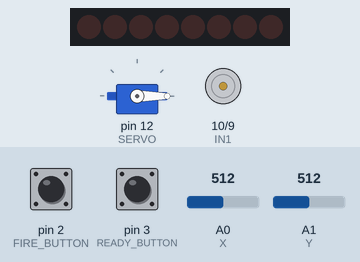
Recording of a sketch running on a simulated Arduino Uno, built with avr-gcc and run on an emulated ATmega328P. Shown: 8 shift-register outputs drawn as a row of LEDs (first output left, lit = HIGH), servo, motor-driver pin pairs drawn as motors (green arrow = first pin HIGH = forward, orange = second pin HIGH = backward, longer = more drive). Wiring (inferred from the names in the program): shift register (74HC595): data pin 8; shift clock pin 6; latch pin 7. Wiring (inferred from the signals the program sends): row of LEDs: on Q0, Q1, Q2, Q3, Q4, Q5, Q6, Q7. Inputs (shaded band) come from the test bench; at power-on: pin 3 (READY_BUTTON) HIGH, A1 (Y) = 512, A0 (X) = 512, pin 2 (FIRE_BUTTON) HIGH.

Above: at 1.2 s.
1.3 s: pin 3 (READY_BUTTON) pulled LOW for 0.15 s
At 1.9 s:
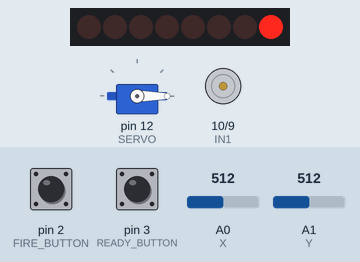
2.9 s: A1 (Y) set to 313
4.4 s: A1 (Y) set to 287
At 5.36 s:
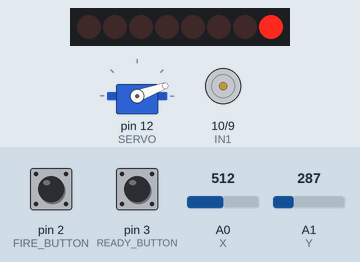
7.0 s: A0 (X) set to 688
9.0 s: A0 (X) set to 716
At 10.5 s:
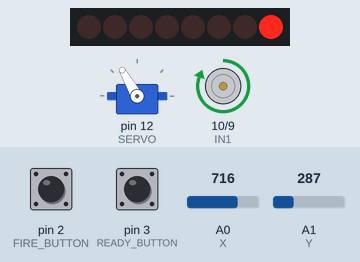
10.6 s: A1 (Y) set to 683
12.1 s: A1 (Y) set to 711
At 12.66 s:
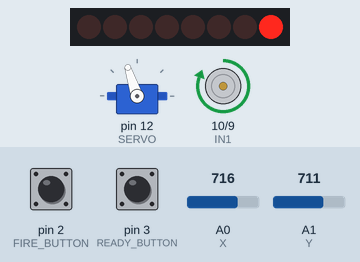
Timing chart, 0 to 17.6 s (numbered marks = the images above; inputs shaded):
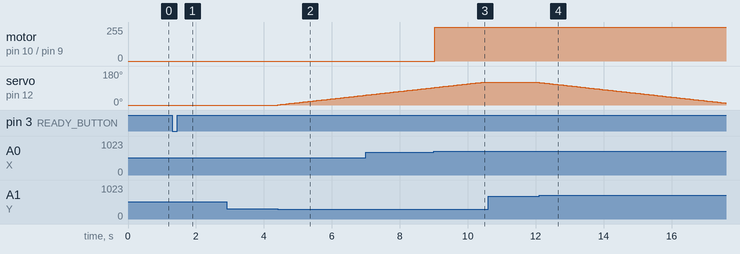

Measured:
- the behaviour switches between 300 and 299 on A1 (Y) (found by bisection; images 1 and 2)
- the behaviour switches between 700 and 701 on A0 (X) (found by bisection; images 2 and 3)
- the behaviour switches between 700 and 701 on A1 (Y) (found by bisection; images 3 and 4)
- after the input at 2.9 s, every drawn part: stays the same
- after the input at 4.4 s, servo on pin 12 (SERVO): moves from 0° to 52° over 2.6 s, starting at once
- after the input at 9.0 s, motor on pin 10 (IN1) / pin 9 (IN2): stopped → forward 255/255 at once
- after the input at 10.6 s, every drawn part: stays the same
- after the input at 12.1 s, servo on pin 12 (SERVO): moves from 120° to 10° over 5.5 s, starting at once

The sketch:

Project_Code.ino
```cpp
/**
 * @author Mohamed Sherif
 */

// Shift-Registers
#define DATA_PIN 8
#define SH_CP_PIN 6
#define ST_CP_PIN 7
byte arr[] = {
  0b00000000,
  0b00000001,
  0b00000011,
  0b00000111,
  0b00001111,
  0b00011111,
  0b00111111,
  0b01111111,
  0b11111111
  };
char readyCtr = 0;
char fireCtr = 0;

// Buttons
#define READY_BUTTON 3
#define FIRE_BUTTON 2

// Joystick
#define X A0
#define Y A1

// DC-Motor
#define IN1 10
#define IN2 9
#define ENA 6

// Servo-Motor
#include <Servo.h>
#define SERVO 12
#define UPPER_LIMIT 120
#define LOWER_LIMIT 0
Servo myServo;
char pos = 0;

/**
 * Configurations Function.
 * Operates only one time in the beginning of executing the code.
 */
void setup() {
  // Shift-Registers Configurations
  pinMode(DATA_PIN, OUTPUT);
  pinMode(SH_CP_PIN, OUTPUT);
  pinMode(ST_CP_PIN, OUTPUT);

  // Initially LEDs are OFF
  digitalWrite(ST_CP_PIN, LOW);
  shiftOut(DATA_PIN, SH_CP_PIN, LSBFIRST, 0);
  digitalWrite(ST_CP_PIN, HIGH);

  // Buttons Configurations
  pinMode(READY_BUTTON, INPUT_PULLUP);
  pinMode(FIRE_BUTTON, INPUT_PULLUP);

  // Enabling Interrupt
  attachInterrupt(digitalPinToInterrupt(READY_BUTTON), readyISR, FALLING);
  attachInterrupt(digitalPinToInterrupt(FIRE_BUTTON), fireISR, FALLING);

  // DC-Motor Configurations
  pinMode(IN1, OUTPUT);
  pinMode(IN2, OUTPUT);
  pinMode(ENA, OUTPUT);

  // Servo-Motor Configurations
  myServo.attach(SERVO);
  myServo.write(0);
}

/**
 * Main behavior of the Application.
 * Continously Repeated until the power off.
 */
void loop() {
  // Recieving the values from Joystick
  // Reading joystick X-Axis value
  double x = analogRead(X);
  // Reading joystick Y-Axis value
  double y = analogRead(Y);

  // DC-Motor Behavior
  if(x < 300){
    rotateLeft(x);
  }
  else if(x > 700){
    rotateRight(x);
  }
  else{
    stopMotor();
  }

  // Servo-Motor Behavior
  if(y > 700 && pos > LOWER_LIMIT){
    angleDown();
  }
  else if(y < 300 && pos < UPPER_LIMIT){
    angleUp();
  }
}

// ISR

/**
 * Interrupt Service Routine for Ready LEDs in the Control Tower
 * Indicates that the rockets are ready to be fired if the yellow LEDs Emits.
 */
void readyISR(){
  if(readyCtr <= fireCtr && readyCtr != 8){
    readyCtr++;
    digitalWrite(ST_CP_PIN, LOW);
    shiftOut(DATA_PIN, SH_CP_PIN, LSBFIRST, arr[readyCtr]);
    digitalWrite(ST_CP_PIN, HIGH);
  }
}

/**
 * Interrupt Service Routine for Fire LEDs on the Car.
 * Indicates that the rockets are fired if the red LED Emits.
 */
void fireISR(){
  if(fireCtr < readyCtr && fireCtr != 8){
    fireCtr++;
    digitalWrite(ST_CP_PIN, LOW);
    shiftOut(DATA_PIN, SH_CP_PIN, LSBFIRST, arr[fireCtr]);
    digitalWrite(ST_CP_PIN, HIGH);
  }
}

// DC-Motor Functions

void rotateLeft(double rotatingSpeed){
  analogWrite(ENA, map(1023 - rotatingSpeed - 900, 0, 1023, 0, 255));
  digitalWrite(IN1, LOW);
  digitalWrite(IN2, HIGH);
}

void rotateRight(double rotatingSpeed){
  analogWrite(ENA, map(rotatingSpeed - 900, 0, 1023, 0, 255));
  digitalWrite(IN1, HIGH);
  digitalWrite(IN2, LOW);
}

void stopMotor(){
  analogWrite(ENA, LOW);
  digitalWrite(IN1, LOW);
  digitalWrite(IN2, LOW);
}

// Servo-Motor Functions

void angleUp(){
  pos++;
  myServo.write(pos);
  delay(50);
}

void angleDown(){
  pos--;
  myServo.write(pos);
  delay(50);
}
```
